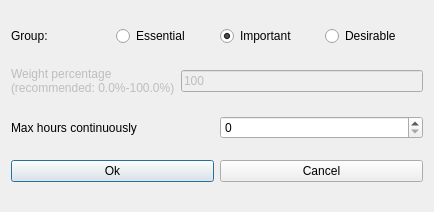
<?xml version="1.0" encoding="UTF-8"?>
<ui version="4.0">
 <class>ModifyConstraintTeachersMaxHoursContinuouslyForm_template</class>
 <widget class="QDialog" name="ModifyConstraintTeachersMaxHoursContinuouslyForm_template">
  <property name="geometry">
   <rect>
    <x>0</x>
    <y>0</y>
    <width>434</width>
    <height>212</height>
   </rect>
  </property>
  <property name="windowTitle">
   <string extracomment="This is the title of the dialog to modify a constraint of this type">Modify teachers max hours continuously</string>
  </property>
  <layout class="QVBoxLayout" name="verticalLayout">
   <item>
    <layout class="QHBoxLayout" name="horizontalLayout_4">
     <item>
      <widget class="QLabel" name="groupTextLabel">
       <property name="text">
        <string>Group:</string>
       </property>
      </widget>
     </item>
     <item>
      <widget class="QRadioButton" name="essentialRadioButton">
       <property name="text">
        <string>Essential</string>
       </property>
      </widget>
     </item>
     <item>
      <widget class="QRadioButton" name="importantRadioButton">
       <property name="text">
        <string>Important</string>
       </property>
       <property name="checked">
        <bool>true</bool>
       </property>
      </widget>
     </item>
     <item>
      <widget class="QRadioButton" name="desirableRadioButton">
       <property name="text">
        <string>Desirable</string>
       </property>
      </widget>
     </item>
    </layout>
   </item>
   <item>
    <layout class="QHBoxLayout" name="horizontalLayout">
     <item>
      <widget class="QLabel" name="weightTextLabel">
       <property name="enabled">
        <bool>false</bool>
       </property>
       <property name="frameShape">
        <enum>QFrame::NoFrame</enum>
       </property>
       <property name="frameShadow">
        <enum>QFrame::Plain</enum>
       </property>
       <property name="text">
        <string>Weight percentage
(recommended: 0.0%-100.0%)</string>
       </property>
       <property name="wordWrap">
        <bool>false</bool>
       </property>
      </widget>
     </item>
     <item>
      <widget class="QLineEdit" name="weightLineEdit">
       <property name="enabled">
        <bool>false</bool>
       </property>
       <property name="text">
        <string notr="true">100</string>
       </property>
      </widget>
     </item>
    </layout>
   </item>
   <item>
    <layout class="QHBoxLayout" name="horizontalLayout_2">
     <item>
      <widget class="QLabel" name="maxHoursTextLabel">
       <property name="frameShape">
        <enum>QFrame::NoFrame</enum>
       </property>
       <property name="frameShadow">
        <enum>QFrame::Plain</enum>
       </property>
       <property name="text">
        <string>Max hours continuously</string>
       </property>
       <property name="wordWrap">
        <bool>false</bool>
       </property>
      </widget>
     </item>
     <item>
      <widget class="QSpinBox" name="maxHoursSpinBox"/>
     </item>
    </layout>
   </item>
   <item>
    <layout class="QHBoxLayout" name="horizontalLayout_3">
     <item>
      <widget class="QPushButton" name="okPushButton">
       <property name="text">
        <string>Ok</string>
       </property>
      </widget>
     </item>
     <item>
      <widget class="QPushButton" name="cancelPushButton">
       <property name="text">
        <string>Cancel</string>
       </property>
      </widget>
     </item>
    </layout>
   </item>
  </layout>
 </widget>
 <layoutdefault spacing="6" margin="11"/>
 <resources/>
 <connections/>
</ui>
